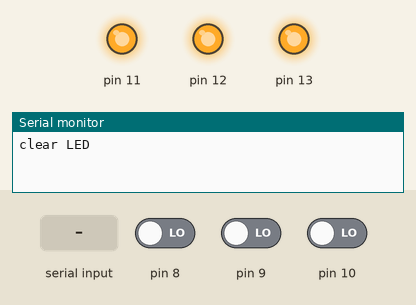
Bench run of a sketch on a simulated Arduino Uno, built with avr-gcc and run on an emulated ATmega328P. Shown: output pins drawn as LEDs (lit = HIGH), the last lines printed to the serial monitor. Dashed ring = blinking. The inputs (shaded band) are chosen by the test bench; at power-on: pin 8 LOW, pin 9 LOW, pin 10 LOW.

Above: at 1.2 s.
1.3 s: pin 8 driven HIGH
At 1.56 s:
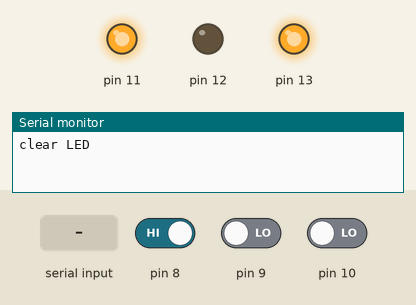
3.2 s: "p" received over the second serial link
At 4.2 s:
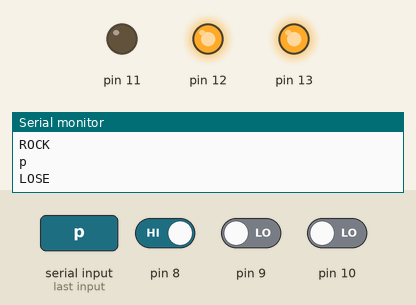
6.2 s: "r" received over the second serial link
At 6.32 s:
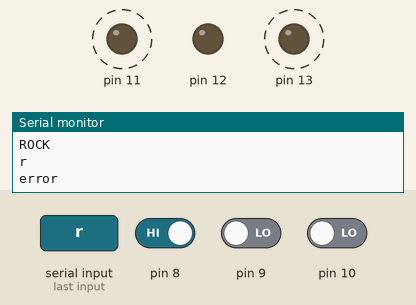
9.2 s: "s" received over the second serial link
At 10.63 s:
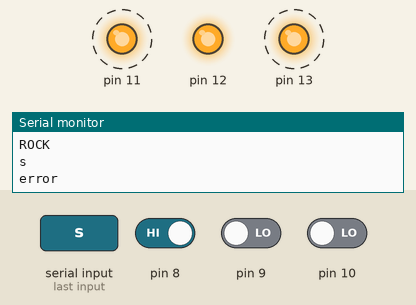
Timing chart, 0 to 12.6 s (numbered marks = the images above; inputs shaded):
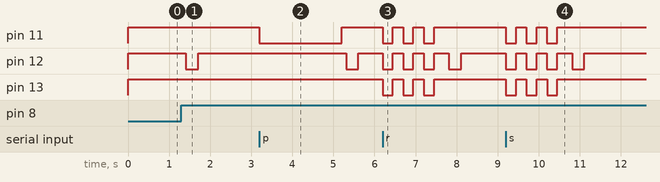

The sketch:

rock_paper_scissors_ver_send_to_karn.ino
```cpp
#include <SoftwareSerial.h>

#define rock 8
#define paper 9
#define scissors 10


#define red 11
#define yellow 12
#define green 13

void fr();
void fp();
void fs();
void clearled();
void win();
void lose();
void draw();
void error();
SoftwareSerial mySerial(3,4);

char input1;
int mode;
char state;
unsigned long savetime1=0;
unsigned long savetime2=0;
char a;
int i;

void setup() {

  Serial.begin(4800);
  mySerial.begin(4800);
  pinMode(8,INPUT);
  pinMode(9,INPUT);
  pinMode(10,INPUT);
  pinMode(11,OUTPUT);
  pinMode(12,OUTPUT);
  pinMode(13,OUTPUT);
  clearled();
  mode = 0;
  a='q';
  input1 = 'q';
  i=0;
}


void loop() {

// button press

 if(mode == 0){
    if(digitalRead(8) == HIGH){
    input1 = 'r';
    fr();
    mode = 1;
    savetime1=millis();
    }
    else if(digitalRead(9) == HIGH){
    input1 = 'p';
    fp();
    mode = 1;
    savetime1=millis();
    }
    else if(digitalRead(10) == HIGH){
    input1 = 's';
    fs();
    mode = 1;
    savetime1=millis();
    }
  }

if(mySerial.available()&&i==0){
  savetime2=millis();
  Serial.println("Another press");
  i=1;
}

//process
while(mode == 1){
  if(mySerial.available()) {
    a=mySerial.read();
    Serial.println(a);
    if(millis()-savetime1<4000&&millis()-savetime2<4000&&a!='q'&&input1!='q'){
      if(a == 'r' && input1 == 'p'){win();clearled();mode=0;}
      else if(a == 'r' && input1 == 's'){lose();clearled();mode = 0;a='q';input1='q';}
      else if(a == 's' && input1 == 'r'){win();clearled();mode = 0;a='q';input1='q';}
      else if(a == 's' && input1 == 'p'){lose();clearled();mode = 0;a='q';input1='q';}
      else if(a == 'p' && input1 == 's'){win();clearled();mode = 0;a='q';input1='q';}
      else if(a == 'p' && input1 == 'r'){lose();clearled();mode = 0;a='q';input1='q';}
      else{draw();clearled();mode=0;a='q';input1='q';}
    }
    else if(millis()-savetime1>2000||millis()-savetime2>2000){
      error();
      mode=0;
      a='q';
      input1='q';
    }
  }
}
}


void fr(){ // rock
  delay(110);
  for(int i=0;i<=2;i++){
  digitalWrite(12,LOW);
  delay(100);
  digitalWrite(12,HIGH);
  }
  Serial.println("ROCK");
  mySerial.println('r');


}

void fp(){ //paper
  delay(100);
  for(int i=0;i<=2;i++){
  digitalWrite(12,LOW);
  delay(100);
  digitalWrite(12,HIGH);
  }
 Serial.println("PAPER");
 mySerial.println('p');
}

void fs(){ // scissors
  delay(100);
  for(int i=0;i<=2;i++){
  digitalWrite(12,LOW);
  delay(100);
  digitalWrite(12,HIGH);
  }
 Serial.println("SCISSOR");
 mySerial.println('s');
}
void win(){
  Serial.println("WIN");
  digitalWrite(13,LOW);
  delay(2000);
}

void lose (){
  Serial.println("LOSE");
  digitalWrite(11,LOW);
  delay(2000);
}

void draw(){
  Serial.println("DRAW");
  digitalWrite(12,LOW);
  delay(2000);
}

void clearled(){
  Serial.println("clear LED");
  digitalWrite(11,HIGH);
  digitalWrite(12,HIGH);
  digitalWrite(13,HIGH);
}

void error(){
  Serial.println("error");
  for(int i=0;i<3;i++){
  digitalWrite(11,LOW);
  digitalWrite(12,LOW);
  digitalWrite(13,LOW);
  delay(250);
  digitalWrite(11,HIGH);
  digitalWrite(12,HIGH);
  digitalWrite(13,HIGH);
  delay(250);
  }
}
```

Measured:
- after the input at 1.3 s, pin 12: HIGH → LOW after 0.11 s, → HIGH 0.30 s later
- after the input at 3.2 s, pin 11: HIGH → LOW at once, → HIGH 2.0 s later; pin 12: HIGH → LOW after 2.1 s, → HIGH 0.30 s later
- after the input at 6.2 s, pin 11, pin 13: alternates HIGH for 0.25 s and LOW for 0.25 s, 6 changes in all, then stays HIGH, starting at once; pin 12: HIGH → LOW at once, → HIGH 0.25 s later, → LOW 0.25 s later, → HIGH 0.25 s later, … (8 changes in this stretch)
- after the input at 9.2 s, pin 11, pin 13: alternates HIGH for 0.25 s and LOW for 0.25 s, 6 changes in all, then stays HIGH, starting at once; pin 12: HIGH → LOW at once, → HIGH 0.25 s later, → LOW 0.25 s later, → HIGH 0.25 s later, … (8 changes in this stretch)
